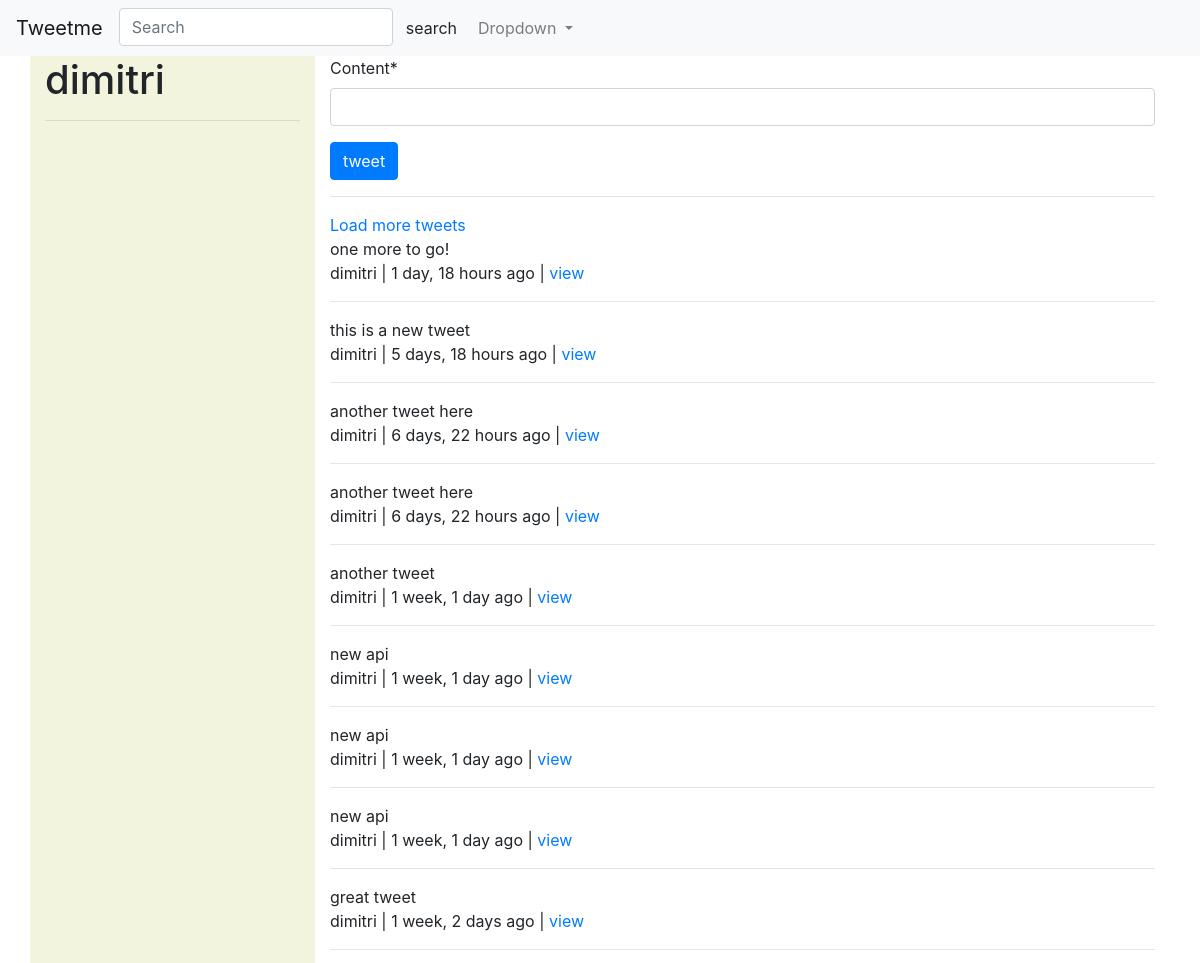
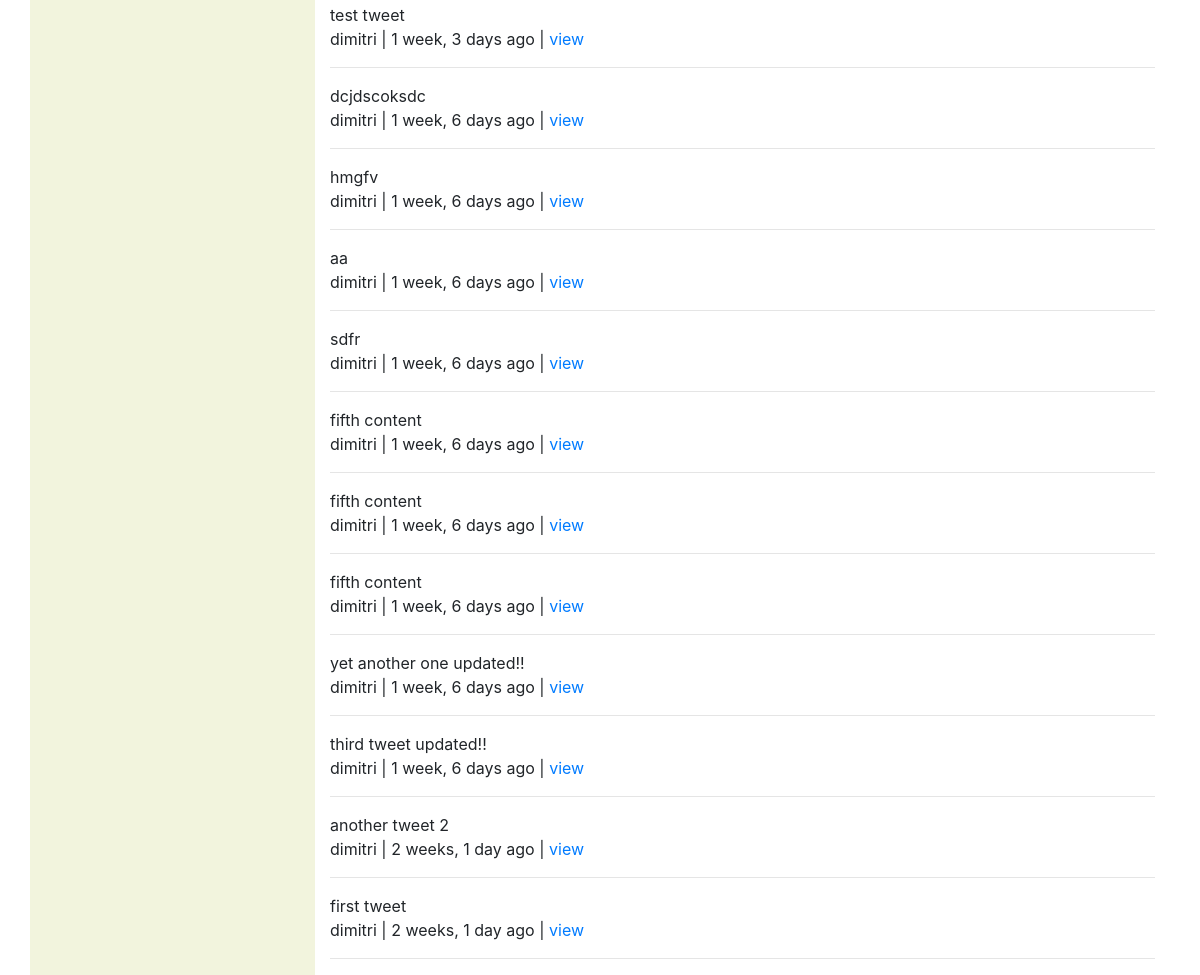
The app's page / (signed in) with its own data (2 pictures, top to bottom).
### tweets/models.py (models this page shows, shortened)
class Tweet(models.Model):
    user = models.ForeignKey(settings.AUTH_USER_MODEL, on_delete=models.CASCADE)
    content = models.CharField(max_length=140, validators =[validate_content])
    update = models.DateTimeField(auto_now = True)
    timestamp = models.DateTimeField(auto_now_add=True)
    def get_absolute_url(self):
        return reverse("tweet:detail", kwargs={"pk":self.pk})

### tweets/views.py (the view)
# urls.py: url(r'^$', TweetListView.as_view(), name='home'),
class TweetListView(ListView):
    def get_queryset(self, *args, **kwargs):
        qs = Tweet.objects.all().order_by("-timestamp")
        query = self.request.GET.get("q", None)
        if query is not None:
            qs = qs.filter(
                Q(content__icontains=query) |
                Q(user__username__icontains=query))
        return qs
    def get_context_data(self, *args, **kwargs):
        context = super(TweetListView, self).get_context_data(*args, **kwargs)
        context['create_form'] = TweetModelForm()
        context['create_url'] = reverse_lazy("tweet:create")
        return context
    template_name = 'tweets/tweet_list.html'

### tweets/forms.py (shortened to what this page needs)
class TweetModelForm(forms.ModelForm):
    class Meta:
        model = Tweet
        fields = [
            "content"
        ]

### tweets/templates/tweets/tweet_list.html (shortened to what this page needs)
{% extends "base.html" %}
{% block content %}
    <div class="row">
        <div class="col-sm-3 col-xs-12" style="background-color:rgb(242, 244, 221);">
        <h1>{{ request.user }}</h1>
        <hr/>
    </div>
    <div class="col-sm-9">
                {% if not request.GET.q %}
                <div class="">
                {% include "tweets/form.html" with form=create_form action_url=create_url btn_title="tweet" %}
                </div>
                <hr/>
            {% endif %}
                <a href="#" id="loadmore">Load more tweets </a>
                {% for object in object_list %}
            <div class="media">
                <div class="media-body">
                        {{object.content}}<br/>
                        {{object.user}} |
                        {{object.timestamp|timesince}} ago | <a href="{{ object.get_absolute_url}}">view</a>
                </div>
            </div>
            <hr/>
            {% empty %}
                {% if request.GET.q %}
                <p> no tweet found</p>
                {% else %}
                <p> no tweet yet</p>
                {% endif %}
            {% endfor %}
        </div>
    </div>
{% endblock %}

### records on screen
Tweet: content "one more to go!", user "dimitri", timestamp "1 day, 18 hours"
Tweet: content "this is a new tweet", user "dimitri", timestamp "5 days, 18 hours"
Tweet: content "another tweet here", user "dimitri", timestamp "6 days, 22 hours"
Tweet: content "another tweet here", user "dimitri", timestamp "6 days, 22 hours"
Tweet: content "another tweet", user "dimitri", timestamp "1 week, 1 day"
Tweet: content "new api", user "dimitri", timestamp "1 week, 1 day"
Tweet: content "new api", user "dimitri", timestamp "1 week, 1 day"
Tweet: content "new api", user "dimitri", timestamp "1 week, 1 day"
Tweet: content "great tweet", user "dimitri", timestamp "1 week, 2 days"
Tweet: content "test tweet", user "dimitri", timestamp "1 week, 3 days"
Tweet: content "dcjdscoksdc", user "dimitri", timestamp "1 week, 6 days"
Tweet: content "hmgfv", user "dimitri", timestamp "1 week, 6 days"
Tweet: content "aa", user "dimitri", timestamp "1 week, 6 days"
Tweet: content "sdfr", user "dimitri", timestamp "1 week, 6 days"
Tweet: content "fifth content", user "dimitri", timestamp "1 week, 6 days"
Tweet: content "fifth content", user "dimitri", timestamp "1 week, 6 days"
Tweet: content "fifth content", user "dimitri", timestamp "1 week, 6 days"
Tweet: content "yet another one updated!!", user "dimitri", timestamp "1 week, 6 days"
Tweet: content "third tweet updated!!", user "dimitri", timestamp "1 week, 6 days"
Tweet: content "another tweet 2", user "dimitri", timestamp "2 weeks, 1 day"
Tweet: content "first tweet", user "dimitri", timestamp "2 weeks, 1 day"

### other values on screen
{{ request.user }} "dimitri"
